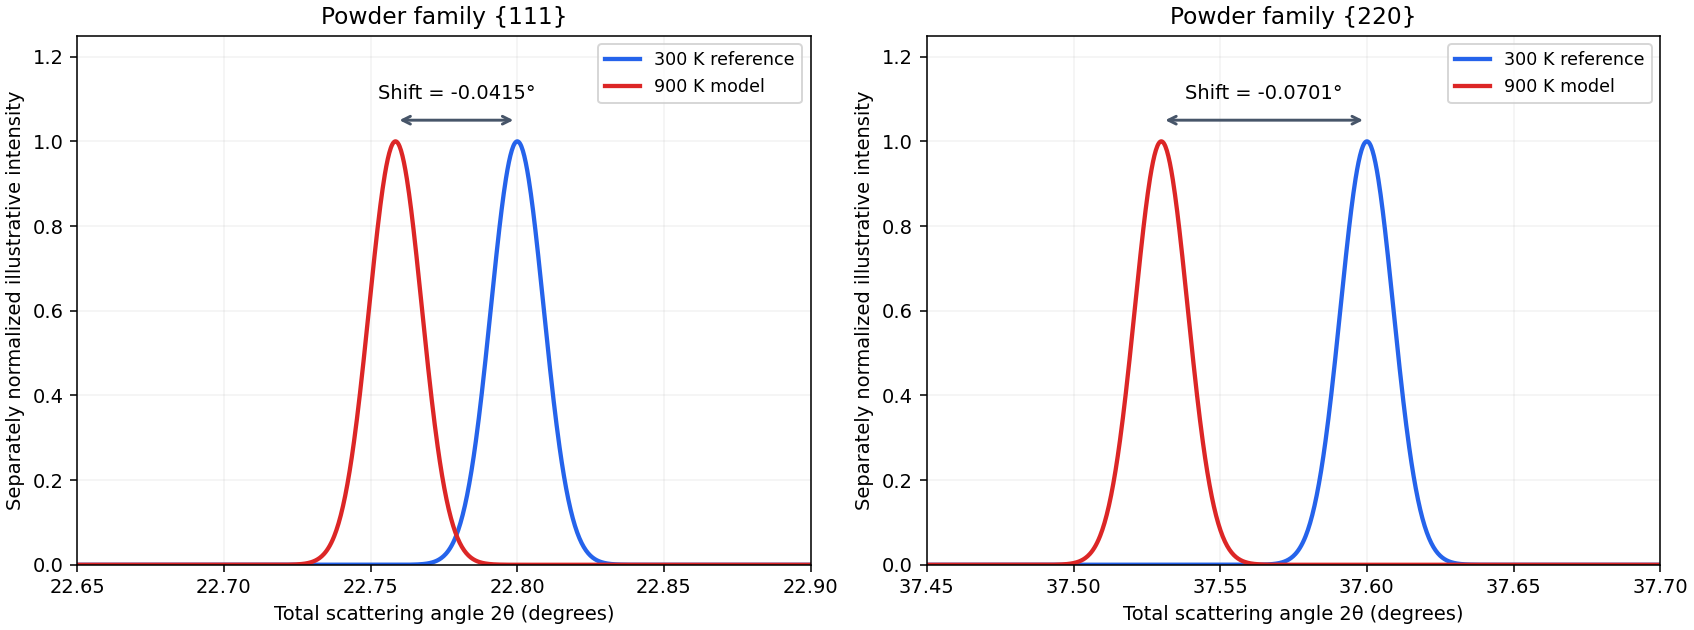

This chart was generated by the following Python code:
"""Original diffraction thermometry illustration; Python 3.14, NumPy 2.3.5, Matplotlib 3.10.7."""
from pathlib import Path
import numpy as np
import matplotlib
matplotlib.use('Agg')
import matplotlib.pyplot as plt

fig,axs=plt.subplots(1,2,figsize=(12.1,4.5),layout='constrained',facecolor='white')
for ax,psi,label in zip(axs,[22.8,37.6],['111','220']):
 shifted=np.degrees(2*np.arcsin(np.sin(np.radians(psi/2))/1.0018));x=np.linspace(psi-.15,psi+.1,1000);width=.009
 ax.plot(x,np.exp(-.5*((x-psi)/width)**2),color='#2563eb',lw=2.2,label='300 K reference')
 ax.plot(x,np.exp(-.5*((x-shifted)/width)**2),color='#dc2626',lw=2.2,label='900 K model')
 ax.annotate('',xy=(psi,1.05),xytext=(shifted,1.05),arrowprops=dict(arrowstyle='<->',lw=1.5,color='#475569'))
 ax.text((psi+shifted)/2,1.10,f'Shift = {shifted-psi:.4f}°',ha='center',fontsize=10)
 ax.set(title=f'Powder family {{{label}}}',xlabel='Total scattering angle 2θ (degrees)',ylabel='Separately normalized illustrative intensity',xlim=(psi-.15,psi+.1),ylim=(0,1.25));ax.legend(fontsize=9,loc='upper right');ax.grid(alpha=.15)
fig.savefig(Path.cwd()/Path(__file__).with_suffix('.png').name,dpi=140,facecolor='white')
